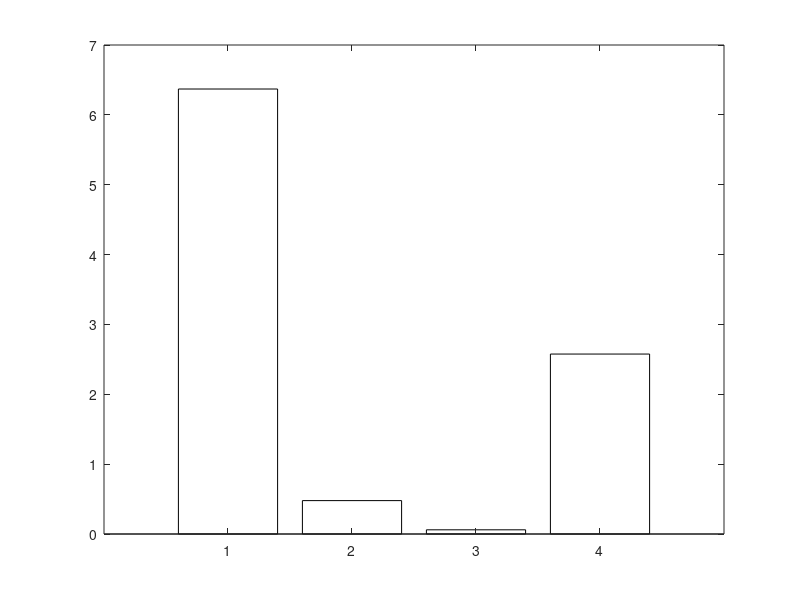

MATLAB code for this plot: (Note: this script raises an error after producing the figure.)
% --------------------------------------------------------------
% Implementaciones consideradas (según las tablas)
% --------------------------------------------------------------
implementaciones = { ...
    'Python - SimpleITK', ...
    'Python - Scikit-image', ...
    'Julia - DeconvOptim (adapt)', ...
    'MATLAB - DL2'};

% --------------------------------------------------------------
% Tiempos en segundos (mediana de repeticiones de las tablas)
% --------------------------------------------------------------
% Imagen sintética
tiempos_sintetica = [6.37, 0.478, 0.060, 2.576];

% Imagen células
tiempos_celulas   = [1.46, 0.090, 0.016, 0.835];

% --------------------------------------------------------------
% Paleta de colores (más académica)
% --------------------------------------------------------------
colores = lines(length(implementaciones));

% --------------------------------------------------------------
% Función auxiliar para gráficos en escala logarítmica
% --------------------------------------------------------------
function crearGraficoLog(tiempos, implementaciones, titulo, nombreFichero, colores)
    figure('Color','w','Position',[100 100 800 400]); % Fondo blanco, tamaño adecuado
    b = bar(tiempos, 'FaceColor','flat');

    for k = 1:length(tiempos)
        b.CData(k,:) = colores(k,:); % aplicar paleta
    end

    % Etiquetas del eje X
    set(gca, 'XTickLabel', implementaciones, 'XTickLabelRotation', 30, ...
        'FontSize', 12, 'FontName','Times New Roman');

    % Eje Y
    ylabel('Tiempo de ejecución (s)', 'FontSize', 13, 'FontWeight','bold');
    title(titulo, 'FontSize', 14, 'FontWeight','bold');

    % Líneas de cuadrícula
    grid on; box on;

    % Escala logarítmica
    set(gca, 'YScale', 'log');

    % Ajuste de límites del eje Y
    y_min = min(tiempos) * 0.8;
    if y_min < 1e-3
        y_min = 1e-3; % evita valores demasiado pequeños
    end
    y_max = max(tiempos) * 1.5;
    ylim([y_min, y_max]);

    % Guardar en alta calidad
    exportgraphics(gca, nombreFichero, 'Resolution', 300);
end

% --------------------------------------------------------------
% Gráficos 2D (escala logarítmica)
% --------------------------------------------------------------

% Imagen sintética
crearGraficoLog(tiempos_sintetica, implementaciones, ...
    'Comparativa 2D - Imagen sintética (escala log)', ...
    'comparativa_sintetica_2d_log.png', colores);

% Imagen células
crearGraficoLog(tiempos_celulas, implementaciones, ...
    'Comparativa 2D - Imagen células (escala log)', ...
    'comparativa_celulas_2d_log.png', colores);
